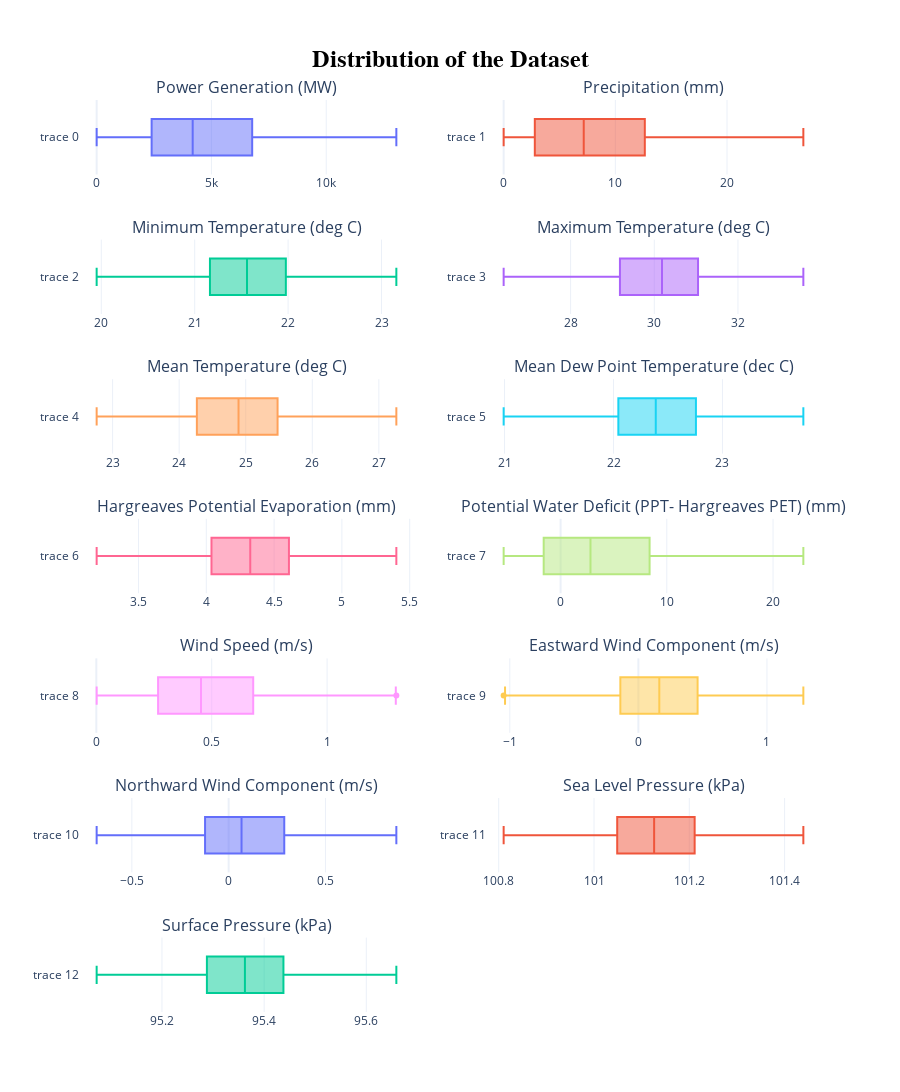

Source (notebook cell):
### Code cell
box_no_outlier = generate_box(df_no_outliers_5)

### Figure 1 — Plotly figure (JSON) as saved in the notebook; plotly's stock layout.template omitted (floating-point values rounded to 4 significant figures; data arrays with more than 128 entries replaced by an {"elided": "..."} marker saying what was removed)
{"data": [{"type": "box", "x": {"elided": "1262 int values"}, "xaxis": "x", "yaxis": "y"}, {"type": "box", "x": {"elided": "1262 float values"}, "xaxis": "x2", "yaxis": "y2"}, {"type": "box", "x": {"elided": "1262 float values"}, "xaxis": "x3", "yaxis": "y3"}, {"type": "box", "x": {"elided": "1262 float values"}, "xaxis": "x4", "yaxis": "y4"}, {"type": "box", "x": {"elided": "1262 float values"}, "xaxis": "x5", "yaxis": "y5"}, {"type": "box", "x": {"elided": "1262 float values"}, "xaxis": "x6", "yaxis": "y6"}, {"type": "box", "x": {"elided": "1262 float values"}, "xaxis": "x7", "yaxis": "y7"}, {"type": "box", "x": {"elided": "1262 float values"}, "xaxis": "x8", "yaxis": "y8"}, {"type": "box", "x": {"elided": "1262 float values"}, "xaxis": "x9", "yaxis": "y9"}, {"type": "box", "x": {"elided": "1262 float values"}, "xaxis": "x10", "yaxis": "y10"}, {"type": "box", "x": {"elided": "1262 float values"}, "xaxis": "x11", "yaxis": "y11"}, {"type": "box", "x": {"elided": "1262 float values"}, "xaxis": "x12", "yaxis": "y12"}, {"type": "box", "x": {"elided": "1262 float values"}, "xaxis": "x13", "yaxis": "y13"}], "layout": {"annotations": [{"font": {"size": 16}, "showarrow": false, "text": "Power Generation (MW)", "x": 0.225, "xanchor": "center", "xref": "paper", "y": 1.0, "yanchor": "bottom", "yref": "paper"}, {"font": {"size": 16}, "showarrow": false, "text": "Precipitation (mm)", "x": 0.775, "xanchor": "center", "xref": "paper", "y": 1.0, "yanchor": "bottom", "yref": "paper"}, {"font": {"size": 16}, "showarrow": false, "text": "Minimum Temperature (deg C)", "x": 0.225, "xanchor": "center", "xref": "paper", "y": 0.8469, "yanchor": "bottom", "yref": "paper"}, {"font": {"size": 16}, "showarrow": false, "text": "Maximum Temperature (deg C)", "x": 0.775, "xanchor": "center", "xref": "paper", "y": 0.8469, "yanchor": "bottom", "yref": "paper"}, {"font": {"size": 16}, "showarrow": false, "text": "Mean Temperature (deg C)", "x": 0.225, "xanchor": "center", "xref": "paper", "y": 0.6939, "yanchor": "bottom", "yref": "paper"}, {"font": {"size": 16}, "showarrow": false, "text": "Mean Dew Point Temperature (dec C)", "x": 0.775, "xanchor": "center", "xref": "paper", "y": 0.6939, "yanchor": "bottom", "yref": "paper"}, {"font": {"size": 16}, "showarrow": false, "text": "Hargreaves Potential Evaporation (mm)", "x": 0.225, "xanchor": "center", "xref": "paper", "y": 0.5408, "yanchor": "bottom", "yref": "paper"}, {"font": {"size": 16}, "showarrow": false, "text": "Potential Water Deficit (PPT- Hargreaves PET) (mm)", "x": 0.775, "xanchor": "center", "xref": "paper", "y": 0.5408, "yanchor": "bottom", "yref": "paper"}, {"font": {"size": 16}, "showarrow": false, "text": "Wind Speed (m/s)", "x": 0.225, "xanchor": "center", "xref": "paper", "y": 0.3878, "yanchor": "bottom", "yref": "paper"}, {"font": {"size": 16}, "showarrow": false, "text": "Eastward Wind Component (m/s)", "x": 0.775, "xanchor": "center", "xref": "paper", "y": 0.3878, "yanchor": "bottom", "yref": "paper"}, {"font": {"size": 16}, "showarrow": false, "text": "Northward Wind Component (m/s)", "x": 0.225, "xanchor": "center", "xref": "paper", "y": 0.2347, "yanchor": "bottom", "yref": "paper"}, {"font": {"size": 16}, "showarrow": false, "text": "Sea Level Pressure (kPa)", "x": 0.775, "xanchor": "center", "xref": "paper", "y": 0.2347, "yanchor": "bottom", "yref": "paper"}, {"font": {"size": 16}, "showarrow": false, "text": "Surface Pressure (kPa)", "x": 0.225, "xanchor": "center", "xref": "paper", "y": 0.08163, "yanchor": "bottom", "yref": "paper"}], "height": 1500, "showlegend": false, "title": {"font": {"color": "black", "family": "Arial, sans-serif", "size": 24, "weight": "bold"}, "text": "Distribution of the Dataset", "x": 0.5, "xanchor": "center", "yanchor": "top"}, "xaxis": {"anchor": "y", "domain": [0, 0.45]}, "xaxis10": {"anchor": "y10", "domain": [0.55, 1]}, "xaxis11": {"anchor": "y11", "domain": [0, 0.45]}, "xaxis12": {"anchor": "y12", "domain": [0.55, 1]}, "xaxis13": {"anchor": "y13", "domain": [0, 0.45]}, "xaxis14": {"anchor": "y14", "domain": [0.55, 1]}, "xaxis2": {"anchor": "y2", "domain": [0.55, 1]}, "xaxis3": {"anchor": "y3", "domain": [0, 0.45]}, "xaxis4": {"anchor": "y4", "domain": [0.55, 1]}, "xaxis5": {"anchor": "y5", "domain": [0, 0.45]}, "xaxis6": {"anchor": "y6", "domain": [0.55, 1]}, "xaxis7": {"anchor": "y7", "domain": [0, 0.45]}, "xaxis8": {"anchor": "y8", "domain": [0.55, 1]}, "xaxis9": {"anchor": "y9", "domain": [0, 0.45]}, "yaxis": {"anchor": "x", "domain": [0.9184, 1.0]}, "yaxis10": {"anchor": "x10", "domain": [0.3061, 0.3878]}, "yaxis11": {"anchor": "x11", "domain": [0.1531, 0.2347]}, "yaxis12": {"anchor": "x12", "domain": [0.1531, 0.2347]}, "yaxis13": {"anchor": "x13", "domain": [0, 0.08163]}, "yaxis14": {"anchor": "x14", "domain": [0, 0.08163]}, "yaxis2": {"anchor": "x2", "domain": [0.9184, 1.0]}, "yaxis3": {"anchor": "x3", "domain": [0.7653, 0.8469]}, "yaxis4": {"anchor": "x4", "domain": [0.7653, 0.8469]}, "yaxis5": {"anchor": "x5", "domain": [0.6122, 0.6939]}, "yaxis6": {"anchor": "x6", "domain": [0.6122, 0.6939]}, "yaxis7": {"anchor": "x7", "domain": [0.4592, 0.5408]}, "yaxis8": {"anchor": "x8", "domain": [0.4592, 0.5408]}, "yaxis9": {"anchor": "x9", "domain": [0.3061, 0.3878]}}}
